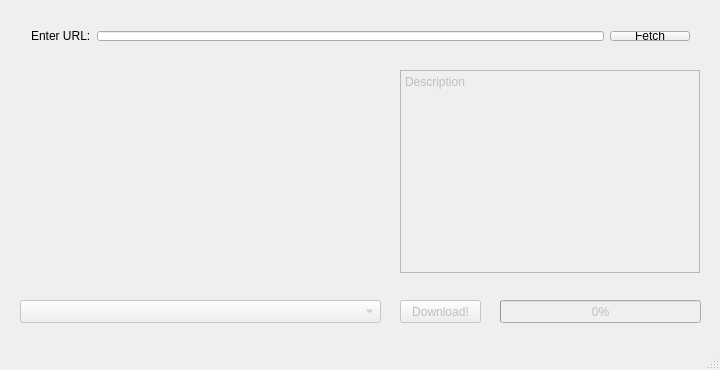
<?xml version="1.0" encoding="UTF-8"?>
<ui version="4.0">
 <class>YoutubeDL</class>
 <widget class="QMainWindow" name="YoutubeDL">
  <property name="geometry">
   <rect>
    <x>0</x>
    <y>0</y>
    <width>720</width>
    <height>370</height>
   </rect>
  </property>
  <property name="sizePolicy">
   <sizepolicy hsizetype="Fixed" vsizetype="Fixed">
    <horstretch>0</horstretch>
    <verstretch>0</verstretch>
   </sizepolicy>
  </property>
  <property name="minimumSize">
   <size>
    <width>720</width>
    <height>370</height>
   </size>
  </property>
  <property name="maximumSize">
   <size>
    <width>720</width>
    <height>370</height>
   </size>
  </property>
  <property name="windowTitle">
   <string>MainWindow</string>
  </property>
  <widget class="QWidget" name="centralWidget">
   <widget class="QTextBrowser" name="descBox">
    <property name="enabled">
     <bool>false</bool>
    </property>
    <property name="geometry">
     <rect>
      <x>400</x>
      <y>70</y>
      <width>300</width>
      <height>203</height>
     </rect>
    </property>
    <property name="acceptDrops">
     <bool>false</bool>
    </property>
    <property name="html">
     <string>&lt;!DOCTYPE HTML PUBLIC &quot;-//W3C//DTD HTML 4.0//EN&quot; &quot;http://www.w3.org/TR/REC-html40/strict.dtd&quot;&gt;
&lt;html&gt;&lt;head&gt;&lt;meta name=&quot;qrichtext&quot; content=&quot;1&quot; /&gt;&lt;style type=&quot;text/css&quot;&gt;
p, li { white-space: pre-wrap; }
&lt;/style&gt;&lt;/head&gt;&lt;body style=&quot; font-family:'Sans Serif'; font-size:9pt; font-weight:400; font-style:normal;&quot;&gt;
&lt;p style=&quot; margin-top:0px; margin-bottom:0px; margin-left:0px; margin-right:0px; -qt-block-indent:0; text-indent:0px;&quot;&gt;Description&lt;/p&gt;&lt;/body&gt;&lt;/html&gt;</string>
    </property>
   </widget>
   <widget class="QLabel" name="thumbLabel">
    <property name="geometry">
     <rect>
      <x>20</x>
      <y>70</y>
      <width>360</width>
      <height>203</height>
     </rect>
    </property>
    <property name="text">
     <string/>
    </property>
   </widget>
   <widget class="QComboBox" name="formatBox">
    <property name="enabled">
     <bool>false</bool>
    </property>
    <property name="geometry">
     <rect>
      <x>20</x>
      <y>300</y>
      <width>361</width>
      <height>23</height>
     </rect>
    </property>
   </widget>
   <widget class="QPushButton" name="downloadButton">
    <property name="enabled">
     <bool>false</bool>
    </property>
    <property name="geometry">
     <rect>
      <x>400</x>
      <y>300</y>
      <width>81</width>
      <height>23</height>
     </rect>
    </property>
    <property name="text">
     <string>Download!</string>
    </property>
   </widget>
   <widget class="QWidget" name="layoutWidget">
    <property name="geometry">
     <rect>
      <x>20</x>
      <y>20</y>
      <width>681</width>
      <height>32</height>
     </rect>
    </property>
    <layout class="QHBoxLayout" name="horizontalLayout">
     <item>
      <widget class="QLabel" name="enterUrl">
       <property name="text">
        <string>Enter URL:</string>
       </property>
      </widget>
     </item>
     <item>
      <widget class="QLineEdit" name="urlBox">
       <property name="sizePolicy">
        <sizepolicy hsizetype="Expanding" vsizetype="Fixed">
         <horstretch>0</horstretch>
         <verstretch>0</verstretch>
        </sizepolicy>
       </property>
      </widget>
     </item>
     <item>
      <widget class="QPushButton" name="fetchButton">
       <property name="enabled">
        <bool>true</bool>
       </property>
       <property name="text">
        <string>Fetch</string>
       </property>
      </widget>
     </item>
    </layout>
   </widget>
   <widget class="QProgressBar" name="progressBar">
    <property name="enabled">
     <bool>false</bool>
    </property>
    <property name="geometry">
     <rect>
      <x>500</x>
      <y>300</y>
      <width>201</width>
      <height>23</height>
     </rect>
    </property>
    <property name="autoFillBackground">
     <bool>false</bool>
    </property>
    <property name="value">
     <number>0</number>
    </property>
    <property name="textVisible">
     <bool>true</bool>
    </property>
    <property name="invertedAppearance">
     <bool>false</bool>
    </property>
   </widget>
  </widget>
  <widget class="QStatusBar" name="statusBar"/>
 </widget>
 <layoutdefault spacing="6" margin="11"/>
 <resources/>
 <connections/>
</ui>
